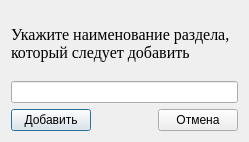
<?xml version="1.0" encoding="UTF-8"?>
<ui version="4.0">
 <class>CreateTypeDialog</class>
 <widget class="QDialog" name="CreateTypeDialog">
  <property name="geometry">
   <rect>
    <x>0</x>
    <y>0</y>
    <width>249</width>
    <height>142</height>
   </rect>
  </property>
  <property name="windowTitle">
   <string>Добавление нового раздела</string>
  </property>
  <layout class="QVBoxLayout" name="verticalLayout_2">
   <item>
    <layout class="QVBoxLayout" name="verticalLayout">
     <item>
      <widget class="QLabel" name="label">
       <property name="font">
        <font>
         <family>Times New Roman</family>
         <pointsize>12</pointsize>
        </font>
       </property>
       <property name="text">
        <string>Укажите наименование раздела, который следует добавить</string>
       </property>
       <property name="wordWrap">
        <bool>true</bool>
       </property>
      </widget>
     </item>
     <item>
      <widget class="QLineEdit" name="typeNameLE"/>
     </item>
     <item>
      <layout class="QHBoxLayout" name="horizontalLayout">
       <item>
        <widget class="QPushButton" name="acceptBtn">
         <property name="text">
          <string>Добавить</string>
         </property>
        </widget>
       </item>
       <item>
        <spacer name="horizontalSpacer">
         <property name="orientation">
          <enum>Qt::Horizontal</enum>
         </property>
         <property name="sizeHint" stdset="0">
          <size>
           <width>40</width>
           <height>20</height>
          </size>
         </property>
        </spacer>
       </item>
       <item>
        <widget class="QPushButton" name="cancelBtn">
         <property name="text">
          <string>Отмена</string>
         </property>
        </widget>
       </item>
      </layout>
     </item>
    </layout>
   </item>
  </layout>
 </widget>
 <resources/>
 <connections/>
</ui>
